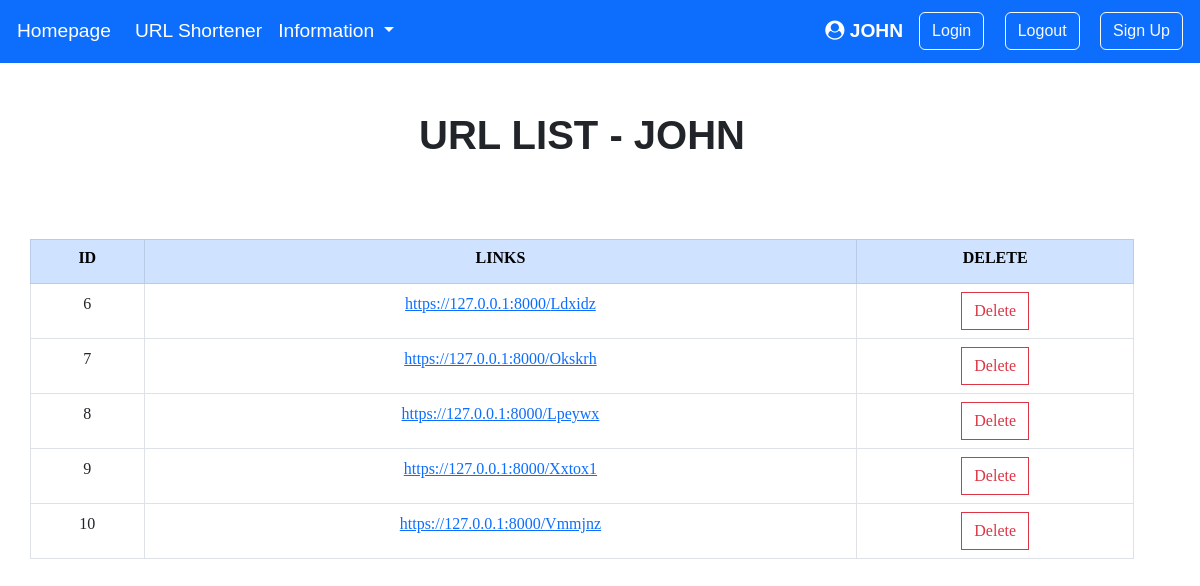
The page /shortened_link (signed in) on the database its author committed.
### main/models.py (models this page shows, shortened)
class Shortened_URL(models.Model):
    URL_user = models.ForeignKey(User, on_delete=models.CASCADE, related_name="URL_user_main", null=True)
    original_url = models.URLField(max_length=700)
    short_url = models.CharField(max_length=100)

### main/views.py (the view)
# urls.py: path("shortened_link", views.shortened_link, name="shortened_link"),
def shortened_link(response):
    link = Shortened_URL.objects.all();
    context = {"link": link}
    return render(response, "main/shortened_link.html", context)

### main/templates/main/shortened_link.html (shortened to what this page needs)
{% extends "main/base.html" %}
{% block content %}
<div class="jumbotron">
    <div class="container-lg mt-5 pe-5">
        <div class="row align-items-center justify-content-center">
            <div class="col-lg-5 col-lg-offset-4">
                <div class="text-center">
                    <h1>
                        <div style="font-family: 'Proxima Nova', sans-serif;"><b>URL LIST - {{user | upper}}</b></div>
                    </h1>
                    <br>
                </div>
            </div>
        </div>
    </div>
    <div class="container-lg mt-5 pe-5">
        <div class="row align-items-center justify-content-center">
            <table style="font-family: 'Proxima Nova';"class="table table-bordered" style="width: 800px">
                <thead class="table-primary text-center">
                    <th scope="col">
                        <h6><b>ID</b></h6>
                    </th>
                    <th scope="col">
                        <h6><b>LINKS</b></h6>
                    </th>
                    <th scope="col">
                        <h6><b>DELETE</b></h6>
                    </th>
                </thead>
                {% for urls in user.URL_user_main.all %}
                <tr class="text-center">
                    <td scope="row">{{urls.id}}</td>
                    <td><a href="{{urls.short_url}}">https://127.0.0.1:8000/{{urls.short_url | title}}</a></td>
                    <td>
                        <form method="POST">
                            <a type="button" href="{{urls.id}}" class="btn btn-outline-danger rounded-0">Delete</a>
                        </form>
                    </td>
                </tr>
                {% endfor %}
            </table>
        </div>
    </div>
</div>
{% endblock %}

### main/templates/main/base.html (shortened to what this page needs)
<!DOCTYPE HTML>
<html>
   <head>
      <link href="https://cdn.jsdelivr.net/npm/bootstrap@5.2.2/dist/css/bootstrap.min.css" rel="stylesheet">
      <link href="https://fonts.cdnfonts.com/css/proxima-nova-2" rel="stylesheet">
      <link rel="stylesheet" href="https://cdnjs.cloudflare.com/ajax/libs/font-awesome/4.7.0/css/font-awesome.min.css">
      <link rel="stylesheet" href="https://cdnjs.cloudflare.com/ajax/libs/font-awesome/4.7.0/css/font-awesome.min.css">
   </head>
   <body>
      <nav class="navbar navbar-expand-lg navbar-dark bg-primary border border-primary">
         <div class="ms-3">
            <a class="navbar-brand" href="homepage" id="navbar_left" style="color: white">Homepage</a>
         </div>
         <div class="collapse navbar-collapse" id="navbarSupportedContent">
            <ul class="navbar-nav mr-auto">
               <li class="nav-item">
                  <a class="nav-link" href="url_shortener" style="color: white" id="navbar_left">URL Shortener</a>
               </li>
               <li class="nav-item dropdown">
                  <a style="color: white" id="navbar_left" class="nav-link dropdown-toggle" href="#" role="button" data-bs-toggle="dropdown" aria-expanded="false">
                  Information
                  </a>
               </li>
            </ul>
         </div>
         {% if user.is_authenticated %}
         <a style="color: white" class="nav-link me-3" href="shortened_link" id="navbar_left"><i class="fa fa-user-circle"></i><b>&nbsp;{{ user.username|upper }}</b></a>
         {% else %}
         <a style="color: white" class="nav-link me-3" id="navbar_left"><i class="fa fa-user-circle"></i><b>&nbsp;Anonymous</b></a>
         {% endif %}
         <div id ="navbar_right">
            <a class="btn btn-outline-light me-3" href="login_page">Login</a>
            {% if user.is_authenticated %}
            <a href="logout_page" class="btn btn-outline-light me-3">Logout</a>
            {% else %}
            <a href="" class="btn btn-outline-light me-3">Logout</a>
            {% endif %}
            <a class="btn btn-outline-light me-3" href="signup">Sign Up</a>
         </div>
      </nav>
      <div class="content", id="content", name="content">
      {% block content %}
      {% endblock %}
      </div>
   </body>
</html>

### main/templates/main/base.html (style rules this page uses)
#navbar_left { font-size: larger; font-family: 'Acre Medium', sans-serif; font-weight: 400; }
#navbar_right { font-size: medium; font-family: 'Acre Medium', sans-serif; font-weight: 400; }

### rows shown on the page
Shortened_URL: id "6", short_url "Ldxidz"
Shortened_URL: id "7", short_url "Okskrh"
Shortened_URL: id "8", short_url "Lpeywx"
Shortened_URL: id "9", short_url "Xxtox1"
Shortened_URL: id "10", short_url "Vmmjnz"

### other values the page prints
{{ user.username|upper }} "JOHN"
{{ user | upper }} "JOHN"
